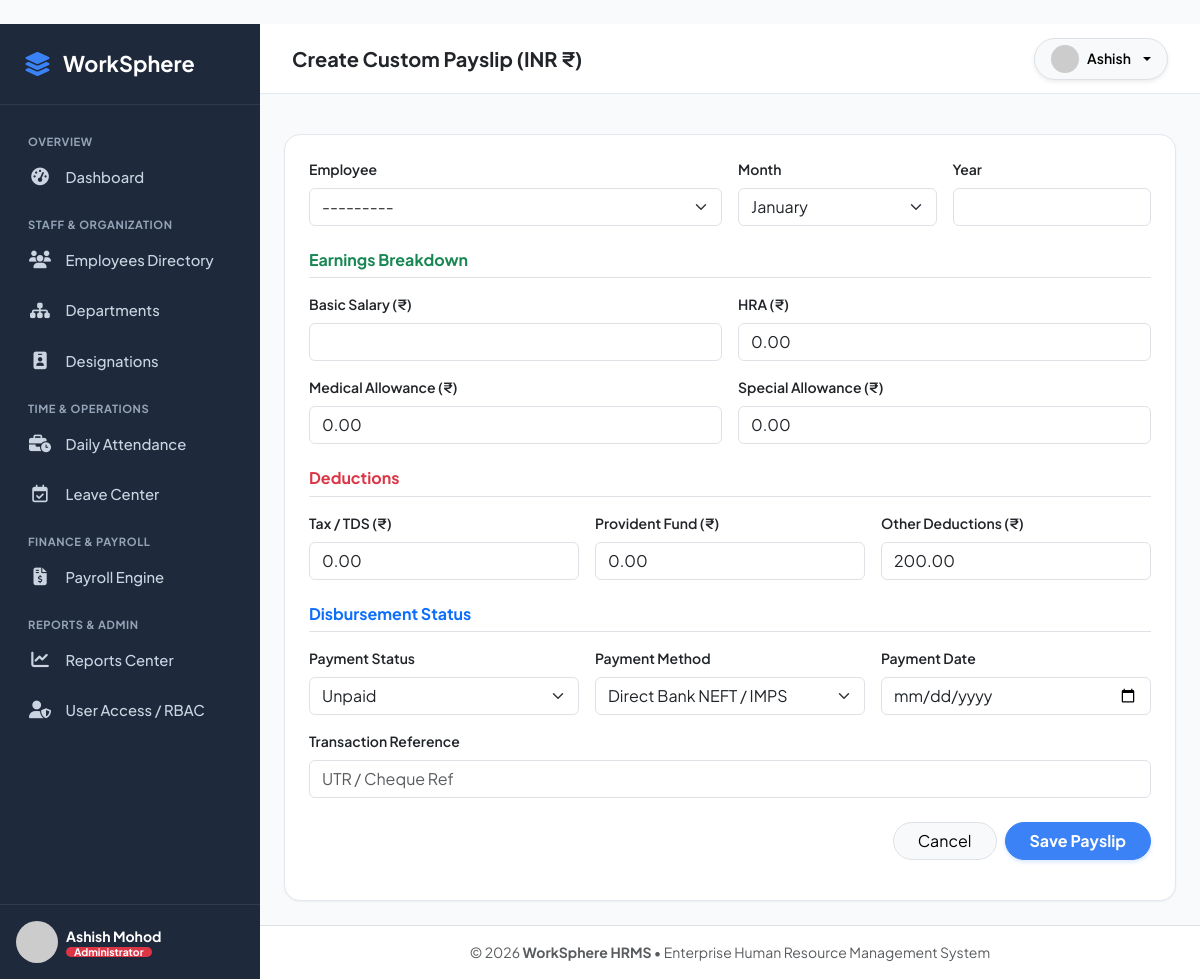
The app's page /payroll/create/ (signed in) with its own data.
### accounts/models.py (models this page shows, shortened)
class User(AbstractUser):
    role = models.CharField(
        max_length=20,
        choices=UserRole.choices,
        default=UserRole.EMPLOYEE,
        help_text="Role determining access permissions within WorkSphere."
    )
    phone = models.CharField(max_length=20, blank=True, null=True)
    profile_picture = models.ImageField(upload_to='avatars/', blank=True, null=True)
    is_verified = models.BooleanField(default=True)
    created_at = models.DateTimeField(auto_now_add=True)
    updated_at = models.DateTimeField(auto_now=True)
    @property
    def get_role_badge(self):
        badges = {
            UserRole.ADMIN: 'bg-danger',
            UserRole.HR: 'bg-primary',
            UserRole.EMPLOYEE: 'bg-info text-dark',
        }
        return badges.get(self.role, 'bg-secondary')
    @property
    def get_avatar_url(self):
        if self.profile_picture and hasattr(self.profile_picture, 'url'):
            return self.profile_picture.url
        return f"https://ui-avatars.com/api/?name={self.get_full_name() or self.username}&background=2563eb&color=fff"

### employees/models.py (models this page shows, shortened)
class Employee(models.Model):
    user = models.OneToOneField(
        settings.AUTH_USER_MODEL,
        on_delete=models.CASCADE,
        related_name='employee_profile'
    )
    employee_id = models.CharField(max_length=20, unique=True, blank=True)
    department = models.ForeignKey(
        Department,
        on_delete=models.SET_NULL,
        null=True,
        blank=True,
        related_name='employees'
    )
    designation = models.ForeignKey(
        Designation,
        on_delete=models.SET_NULL,
        null=True,
        blank=True,
        related_name='employees'
    )
    joining_date = models.DateField(default=timezone.now)
    date_of_birth = models.DateField(null=True, blank=True)
    gender = models.CharField(max_length=10, choices=Gender.choices, default=Gender.MALE)
    blood_group = models.CharField(max_length=10, blank=True)
    phone = models.CharField(max_length=20, blank=True)
    emergency_contact = models.CharField(max_length=20, blank=True)
    address = models.TextField(blank=True)
    city = models.CharField(max_length=100, blank=True)
    basic_salary = models.DecimalField(max_digits=12, decimal_places=2, default=0.00)
    status = models.CharField(
        max_length=20,
        choices=EmployeeStatus.choices,
        default=EmployeeStatus.ACTIVE
    )
    avatar = models.ImageField(upload_to='avatars/', blank=True, null=True)
    created_at = models.DateTimeField(auto_now_add=True)
    updated_at = models.DateTimeField(auto_now=True)
    class Meta:
        ordering = ['-created_at']
    @property
    def full_name(self):
        return self.user.get_full_name() or self.user.username
    def __str__(self):
        return f"{self.full_name} ({self.employee_id})"

### payroll/views.py (the view)
# urls.py: path('create/', views.payslip_create_view, name='create'),
@login_required
@hr_required
def payslip_create_view(request):
    if request.method == 'POST':
        form = PayslipCreateForm(request.POST)
        if form.is_valid():
            payslip = form.save()
            messages.success(request, f"Payslip created for {payslip.employee.full_name}.")
            return redirect('payroll:detail', pk=payslip.pk)
    else:
        form = PayslipCreateForm()
    return render(request, 'payroll/payslip_form.html', {'form': form, 'title': 'Create Custom Payslip (INR ₹)'})

### templates/payroll/payslip_form.html (shortened to what this page needs)
﻿{% extends 'base.html' %}
{% block page_title %}{{ title }}{% endblock %}
{% block content %}
<div class="card card-custom p-4 max-w-2xl mx-auto">
    <form method="post">
        <div class="row g-3 mb-3">
            <div class="col-md-6">
                <label class="form-label fw-semibold small">Employee</label>
                {{ form.employee }}
            </div>
            <div class="col-md-3">
                <label class="form-label fw-semibold small">Month</label>
                {{ form.month }}
            </div>
            <div class="col-md-3">
                <label class="form-label fw-semibold small">Year</label>
                {{ form.year }}
            </div>
        </div>
        <h6 class="fw-bold text-success border-bottom pb-2 mb-3 mt-4">Earnings Breakdown</h6>
        <div class="row g-3 mb-3">
            <div class="col-md-6">
                <label class="form-label fw-semibold small">Basic Salary (₹)</label>
                {{ form.basic_salary }}
            </div>
            <div class="col-md-6">
                <label class="form-label fw-semibold small">HRA (₹)</label>
                {{ form.hra }}
            </div>
            <div class="col-md-6">
                <label class="form-label fw-semibold small">Medical Allowance (₹)</label>
                {{ form.medical_allowance }}
            </div>
            <div class="col-md-6">
                <label class="form-label fw-semibold small">Special Allowance (₹)</label>
                {{ form.special_allowance }}
            </div>
        </div>
        <h6 class="fw-bold text-danger border-bottom pb-2 mb-3 mt-4">Deductions</h6>
        <div class="row g-3 mb-3">
            <div class="col-md-4">
                <label class="form-label fw-semibold small">Tax / TDS (₹)</label>
                {{ form.tax_deduction }}
            </div>
            <div class="col-md-4">
                <label class="form-label fw-semibold small">Provident Fund (₹)</label>
                {{ form.provident_fund }}
            </div>
            <div class="col-md-4">
                <label class="form-label fw-semibold small">Other Deductions (₹)</label>
                {{ form.other_deductions }}
            </div>
        </div>
        <h6 class="fw-bold text-primary border-bottom pb-2 mb-3 mt-4">Disbursement Status</h6>
        <div class="row g-3 mb-4">
            <div class="col-md-4">
                <label class="form-label fw-semibold small">Payment Status</label>
                {{ form.payment_status }}
            </div>
            <div class="col-md-4">
                <label class="form-label fw-semibold small">Payment Method</label>
                {{ form.payment_method }}
            </div>
            <div class="col-md-4">
                <label class="form-label fw-semibold small">Payment Date</label>
                {{ form.payment_date }}
            </div>
            <div class="col-12">
                <label class="form-label fw-semibold small">Transaction Reference</label>
                {{ form.transaction_reference }}
            </div>
        </div>
        <div class="d-flex justify-content-end gap-2">
            <a href="{% url 'payroll:list' %}" class="btn btn-light border rounded-pill px-4">Cancel</a>
            <button type="submit" class="btn btn-primary rounded-pill px-4 fw-bold">Save Payslip</button>
        </div>
    </form>
</div>
{% endblock %}

### templates/base.html (shortened to what this page needs)
﻿<!DOCTYPE html>
<html lang="en">
<head>
    <link href="https://cdn.jsdelivr.net/npm/bootstrap@5.3.2/dist/css/bootstrap.min.css" rel="stylesheet">
    <link rel="stylesheet" href="https://cdnjs.cloudflare.com/ajax/libs/font-awesome/6.5.1/css/all.min.css">
    {% load static %}
    <link rel="stylesheet" href="{% static 'css/style.css' %}">
</head>
<body>
    <div id="app-wrapper">
        <aside id="sidebar">
            <div class="sidebar-brand">
                <i class="fa-solid fa-layer-group fs-4"></i>
                <span>WorkSphere</span>
            </div>
            <ul class="sidebar-menu">
                <li class="menu-header">Overview</li>
                <li>
                    <a href="{% url 'dashboard:index' %}" class="sidebar-link {% if request.resolver_match.app_name == 'dashboard' and request.resolver_match.url_name == 'index' %}active{% endif %}">
                        <i class="fa-solid fa-gauge-high"></i>
                        <span>Dashboard</span>
                    </a>
                </li>
                {% if user.role == 'ADMIN' or user.role == 'HR' or user.is_superuser %}
                <li class="menu-header">Staff & Organization</li>
                <li>
                    <a href="{% url 'employees:list' %}" class="sidebar-link {% if request.resolver_match.app_name == 'employees' and 'department' not in request.path and 'designation' not in request.path %}active{% endif %}">
                        <i class="fa-solid fa-users"></i>
                        <span>Employees Directory</span>
                    </a>
                </li>
                <li>
                    <a href="{% url 'employees:department_list' %}" class="sidebar-link {% if 'departments' in request.path %}active{% endif %}">
                        <i class="fa-solid fa-sitemap"></i>
                        <span>Departments</span>
                    </a>
                </li>
                <li>
                    <a href="{% url 'employees:designation_list' %}" class="sidebar-link {% if 'designations' in request.path %}active{% endif %}">
                        <i class="fa-solid fa-id-badge"></i>
                        <span>Designations</span>
                    </a>
                </li>
                {% endif %}
                <li class="menu-header">Time & Operations</li>
                <li>
                    <a href="{% url 'attendance:list' %}" class="sidebar-link {% if request.resolver_match.app_name == 'attendance' and request.resolver_match.url_name == 'list' %}active{% endif %}">
                        <i class="fa-solid fa-business-time"></i>
                        <span>Daily Attendance</span>
                    </a>
                </li>
                <li>
                    <a href="{% url 'leave_management:list' %}" class="sidebar-link {% if request.resolver_match.app_name == 'leave_management' and request.resolver_match.url_name == 'list' %}active{% endif %}">
                        <i class="fa-regular fa-calendar-check"></i>
                        <span>Leave Center</span>
                    </a>
                </li>
                <li class="menu-header">Finance & Payroll</li>
                <li>
                    <a href="{% url 'payroll:list' %}" class="sidebar-link {% if request.resolver_match.app_name == 'payroll' and request.resolver_match.url_name == 'list' %}active{% endif %}">
                        <i class="fa-solid fa-file-invoice-dollar"></i>
                        <span>Payroll Engine</span>
                    </a>
                </li>
                {% if user.role == 'ADMIN' or user.role == 'HR' or user.is_superuser %}
                <li class="menu-header">Reports & Admin</li>
                <li>
                    <a href="{% url 'dashboard:reports' %}" class="sidebar-link {% if request.resolver_match.url_name == 'reports' %}active{% endif %}">
                        <i class="fa-solid fa-chart-line"></i>
                        <span>Reports Center</span>
                    </a>
                </li>
                <li>
                    <a href="{% url 'accounts:user_list' %}" class="sidebar-link {% if request.resolver_match.app_name == 'accounts' and request.resolver_match.url_name == 'user_list' %}active{% endif %}">
                        <i class="fa-solid fa-user-shield"></i>
                        <span>User Access / RBAC</span>
                    </a>
                </li>
                {% endif %}
            </ul>
            <div class="p-3 border-top border-secondary border-opacity-25 mt-auto">
                <div class="d-flex align-items-center gap-2">
                    <img src="{{ user.get_avatar_url }}" alt="{{ user.username }}" class="avatar-img">
                    <div class="overflow-hidden">
                        <div class="text-white fw-bold text-truncate small">{{ user.get_full_name|default:user.username }}</div>
                        <span class="badge {{ user.get_role_badge }} py-0 px-2 small" style="font-size: 0.65rem;">{{ user.get_role_display }}</span>
                    </div>
                </div>
            </div>
        </aside>
        <div id="main-content">
            <header class="top-navbar">
                <div class="d-flex align-items-center gap-3">
                    <h5 class="fw-bold mb-0 text-dark">{% block page_title %}Dashboard{% endblock %}</h5>
                </div>
                <div class="d-flex align-items-center gap-3">
                    <div class="dropdown">
                        <button class="btn btn-light d-flex align-items-center gap-2 rounded-pill px-3 border dropdown-toggle shadow-sm" type="button" data-bs-toggle="dropdown">
                            <img src="{{ user.get_avatar_url }}" class="rounded-circle" width="28" height="28" alt="avatar">
                            <span class="fw-semibold small d-none d-md-inline">{{ user.first_name|default:user.username }}</span>
                        </button>
                    </div>
                </div>
            </header>
            <div class="px-4 pt-3">
            </div>
            <main class="flex-grow-1 p-4">
                {% block content %}{% endblock %}
            </main>
            <footer class="bg-white border-top py-3 px-4 text-center text-muted small">
                <span>&copy; 2026 <strong>WorkSphere HRMS</strong> &bull; Enterprise Human Resource Management System</span>
            </footer>
        </div>
    </div>
</body>
</html>

### static/css/style.css (style rules this page uses)
body { background-color: #f8fafc; color: var(--text-main); font-family: 'Plus Jakarta Sans', system-ui, -apple-system, sans-serif; min-height: 100vh; display: flex; flex-direction: column; }
#app-wrapper { display: flex; width: 100%; min-height: 100vh; }
#sidebar { width: 260px; background-color: var(--sidebar-bg); color: #f8fafc; flex-shrink: 0; display: flex; flex-direction: column; transition: all 0.3s ease; z-index: 1000; }
#sidebar .sidebar-brand { padding: 1.5rem; font-size: 1.35rem; font-weight: 700; color: #ffffff; display: flex; align-items: center; gap: 0.75rem; border-bottom: 1px solid rgba(255, 255, 255, 0.08); }
#sidebar .sidebar-brand i { color: var(--primary-color); }
#sidebar .sidebar-menu { padding: 1rem 0.75rem; list-style: none; margin: 0; flex-grow: 1; overflow-y: auto; }
.menu-header { font-size: 0.7rem; text-transform: uppercase; letter-spacing: 0.05em; color: #94a3b8; padding: 0.75rem 1rem 0.25rem; font-weight: 700; }
.sidebar-link { display: flex; align-items: center; gap: 0.85rem; padding: 0.75rem 1rem; color: #cbd5e1; text-decoration: none; border-radius: var(--radius-md); font-weight: 500; font-size: 0.925rem; margin-bottom: 0.25rem; transition: all 0.2s ease; }
.sidebar-link i { font-size: 1.1rem; width: 24px; text-align: center; }
#main-content { flex-grow: 1; display: flex; flex-direction: column; min-width: 0; overflow-x: hidden; }
.top-navbar { background: #ffffff; border-bottom: 1px solid var(--border-color); padding: 0.85rem 2rem; display: flex; align-items: center; justify-content: space-between; position: sticky; top: 0; z-index: 900; }
.card-custom { background: #ffffff; border: 1px solid var(--border-color); border-radius: var(--radius-lg); box-shadow: var(--shadow-sm); }
.btn-primary { background-color: var(--primary-color); border-color: var(--primary-color); box-shadow: 0 2px 4px rgba(59, 130, 246, 0.2); }
.avatar-img { width: 42px; height: 42px; border-radius: 50%; object-fit: cover; }

### records on screen
User: get_full_name "Ashish Mohod", role "Administrator", first_name "Ashish"
Employee: employee "---------"

### other values on screen
{{ title }} "Create Custom Payslip (INR ₹)"
